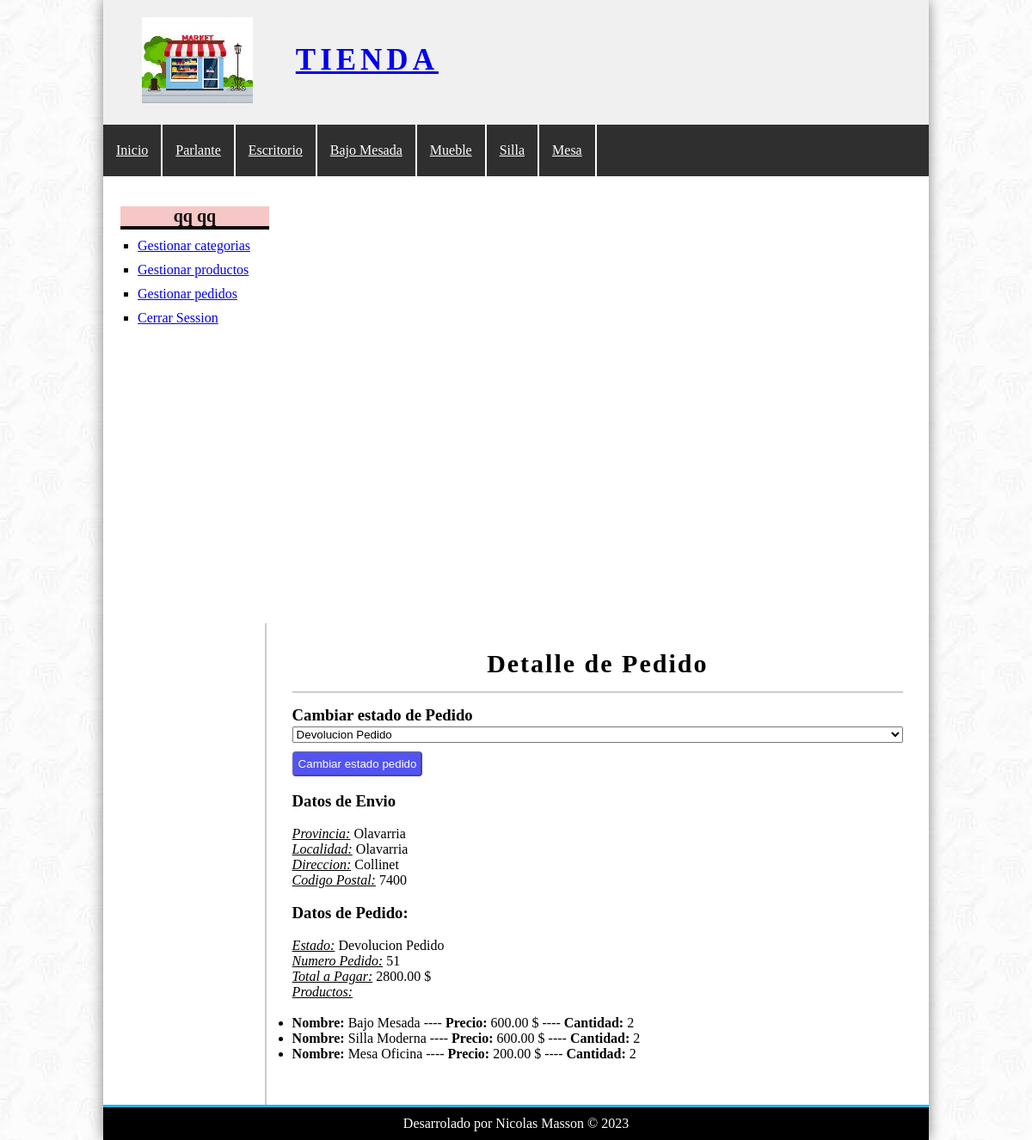
The app's page /?controller=pedido&accion=detallePedido&id=51 (signed in) with its own data.
### tables this page shows
CREATE TABLE `categorias` (
  `id_Categoria` int(11) NOT NULL,
  `nombre` varchar(100) NOT NULL
);

CREATE TABLE `pedidos` (
  `id_Pedido` int(11) NOT NULL,
  `id_Usuario` int(11) NOT NULL,
  `provincia` varchar(100) NOT NULL,
  `localidad` varchar(100) NOT NULL,
  `cp` int(100) NOT NULL,
  `direccion` varchar(100) NOT NULL,
  `costo` float(200,2) NOT NULL,
  `estado` varchar(100) NOT NULL,
  `fecha` date DEFAULT NULL,
  `hora` time DEFAULT NULL
);

CREATE TABLE `pedidos_productos` (
  `id_Pedido_Usuario` int(11) NOT NULL,
  `id_Pedido` int(11) NOT NULL,
  `id_Producto` int(11) NOT NULL,
  `unidades` int(100) NOT NULL
);

CREATE TABLE `productos` (
  `id_Producto` int(11) NOT NULL,
  `id_Categoria` int(11) NOT NULL,
  `nombre` varchar(100) NOT NULL,
  `descripcion` text DEFAULT NULL,
  `precio` float(100,2) NOT NULL,
  `stock` int(100) NOT NULL,
  `fecha` date NOT NULL,
  `imagen` varchar(100) NOT NULL
);

### config/bd.php (called while the page is built)
<?php
class Database{
    public static function conectar(){
        $bd=new mysqli('localhost','root','','tienda');
        $bd->query("SET NAMES 'utf8'");
        return $bd;
    }
}
?>

### helper/utilidades.php (called while the page is built, shortened)
<?php
class utilidades
{
	public static function mostrarCategorias()
	{
		require_once 'models/categoria.php';
		$categoria = new Categoria();
		$categorias = $categoria->getCategorias();
		return $categorias;
	}
}

### models/categoria.php (called while the page is built, shortened)
<?php
require_once 'config/bd.php';
class Categoria
{
	private $bd;
    public function __construct()
	{
		$this->bd = Database::conectar();
	}
public function getCategorias(){
    $getCategorias=$this->bd->query("SELECT * FROM categorias ORDER BY id_Categoria desc");
    return $getCategorias;
}
}
?>

### models/pedido.php (called while the page is built, shortened)
<?php
require_once 'config/bd.php';
class Pedido
{
	private $id_Pedido;
	private $bd;
	public function __construct()
	{
		$this->bd = Database::conectar();
	}
	public function getId_Pedido()
	{
		return $this->id_Pedido;
	}
	public function setId_Pedido($id_Pedido)
	{
		$this->id_Pedido = $id_Pedido;
	}
	public function getPedido()
	{
		$getPedido = $this->bd->query("SELECT * FROM pedidos WHERE id_Pedido={$this->getId_Pedido()}");
		return $getPedido->fetch_object();
	}
	public function getPedidoProductos($IdPedido)
	{
		$sql = "SELECT pr.*, pp.unidades FROM productos as pr INNER JOIN pedidos_productos as pp ON pr.id_Producto=pp.id_Producto where pp.id_Pedido={$IdPedido}";
		$getPedidoProductos = $this->bd->query($sql);
		return $getPedidoProductos;
	}
}
?>

### views/pedido/detallePedido.php (the view, shortened to what this page needs)
<h1>Detalle de Pedido</h1>
<?php if (isset($pedido)) { ?>
    <?php if ($_SESSION['rol'] == "administrador") { ?>
        <h3>Cambiar estado de Pedido</h3>
        <form action="<?= base_url ?>?controller=pedido&accion=estadoPedido" method="POST">
            <select name="estadoPedido">
                <?php if ($pedido->estado == "Devolucion Pedido") {
                    ?>
                    <option value="Devolucion Pedido" <?= $pedido->estado == "Devolucion Pedido" ? 'selected' : '' ?> disabled>
                        Devolucion Pedido
                    </option>
                    <?php
                }
                ?>
            </select>
            <input type="submit" <?php if ($pedido->estado == "Devolucion Pedido") {?> disabled <?php
            } else { } ?> enabled
                value="Cambiar estado pedido" />
        </form>
    <?php }
    ; ?>
    <h3>Datos de Envio</h3>
    <em><u>Provincia:</u></em>
    <?= $pedido->provincia ?> </br>
    <em><u>Localidad:</u></em>
    <?= $pedido->localidad ?> </br>
    <em><u>Direccion:</u></em>
    <?= $pedido->direccion ?> </br>
    <em><u>Codigo Postal:</u></em>
    <?= $pedido->cp ?> </br>
    <h3>Datos de Pedido:</h3>
    <em><u>Estado:</u></em>
    <?= $pedido->estado ?>
    <em><u> Numero Pedido:</u></em>
    <?= $pedido->id_Pedido ?> <br />
    <em><u>Total a Pagar:</u></em>
    <?= $pedido->costo ?> $ <br />
    <u><em> Productos:</u></em>
    <?php while ($producto = $Productos->fetch_object()) {
        ?>
        <ul>
            <li>
                <b>Nombre:</b>
                <?= $producto->nombre ?> ----
                <b>Precio:</b>
                <?= $producto->precio ?> $ ----
                <b>Cantidad:</b>
                <?= $producto->unidades ?>
            </li>
        </ul>
    <?php }
}
; ?>

### views/layout/header.php (shortened to what this page needs)
<!DOCTYPE HTML>
<html lang="es">
<head>
    <link rel="stylesheet" href="<?= base_url ?>css/styles.css" />
</head>
<body>
    <div id="contenedor">
        <header id="header">
            <div id="imagen">
                <img src="<?= base_url ?>img/tienda.jpg" alt="Imagen Tienda">
                <a href="index.php">Tienda</a>
            </div>
        </header>
        <?php
        require_once 'helper/utilidades.php';
        $categorias = utilidades::mostrarCategorias(); ?>
        <nav id="menu">
            <ul>
                <li>
                    <a href="<?= base_url ?>index.php">Inicio</a>
                </li>
                <?php while ($cate = $categorias->fetch_object()): ?>
                    <li>
                        <a href="<?= base_url ?>?controller=categoria&accion=ver&id=<?=$cate->id_Categoria?>"><?= $cate->nombre ?></a>
                    </li>
                <?php endwhile; ?>
            </ul>
        </nav>

### css/styles.css (style rules this page uses)
* { padding: 0px; margin: 0px; }
body { background: url(../img/Fondo.jpg); }
#header { height: 145px; background-color: #F0F0F0; }
#contenedor { width: 80%; margin: 0px auto; box-shadow: 0px 0px 15px gray; background-color: white; }
#imagen { padding: 20px; margin-left: 25px; float: left; }
#imagen img { float: left; height: 100px; }
#imagen a { float: left; font-size: 35px; letter-spacing: 5px; text-transform: uppercase; font-weight: bold; margin-top: 30px; margin-left: 50px; }
#menu { clear: both; background: #2f2f2f; color: gray; height: 60px; }
#menu a { display: block; color: white; padding-left: 15px; padding-right: 15px; }
#menu ul { list-style: none; text-decoration: none; margin: 0px auto; }
#menu ul li { line-height: 60px; float: left; border-right: 2px solid #fefefe; }
input[type="text"], input[type="password"], input[type="email"], select { display: block; width: 100%; margin-top: 2px; margin-bottom: 2px; }
input[type="button"], input[type="submit"], button, .button { display: block; margin-top: 10px; border-radius: 4px; width: auto; padding: 5px; color: white; background: rgb(83, 83, 241); }
#central h1 { font-size: 30px; font-weight: bold; letter-spacing: 2px; text-align: center; border-bottom: 2px solid #ccc; margin-bottom: 15px; padding-bottom: 15px; }

### records on screen
categorias: nombre "Parlante"
categorias: nombre "Escritorio"
categorias: nombre "Bajo Mesada"
categorias: nombre "Mueble"
categorias: nombre "Silla"
categorias: nombre "Mesa"
pedidos: estadoPedido "Devolucion Pedido", estado "Cambiar estado pedido", provincia "Olavarria", localidad "Olavarria", direccion "Collinet", cp "7400", estado "Devolucion Pedido", id_Pedido "51", costo "2800.00"
pedidos_productos: id_Producto.nombre "Bajo Mesada", id_Producto.precio "600.00", unidades "2"
pedidos_productos: id_Producto.nombre "Silla Moderna", id_Producto.precio "600.00", unidades "2"
pedidos_productos: id_Producto.nombre "Mesa Oficina", id_Producto.precio "200.00", unidades "2"

### other values on screen
$_SESSION['identificacion']->nombre "qq"
$_SESSION['identificacion']->apellido "qq"
